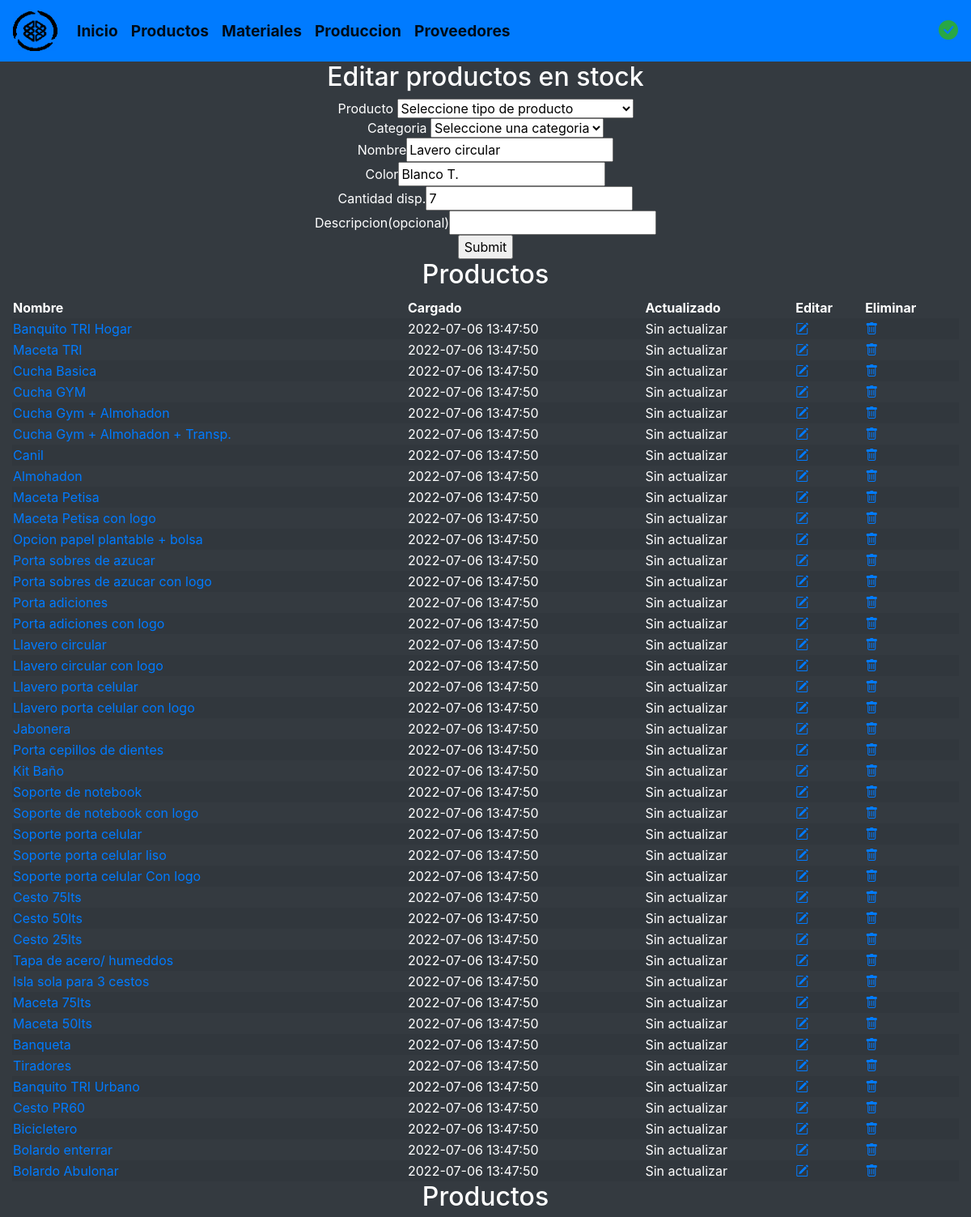
The page /verproducto.php?idstock=3 (upper part) on the database its author committed.
### tables this page shows
create table productosalmacen(
	id_stock int unsigned auto_increment primary key,
	id_producto int unsigned,
	id_categoria int unsigned,
	nombre varchar(150) not null,
	color varchar(90) not null,
	stock_disponible int(4) not null,
	descripcion varchar(320),
	creada_el TIMESTAMP DEFAULT CURRENT_TIMESTAMP,
  	actualizada_el TIMESTAMP DEFAULT CURRENT_TIMESTAMP,
  	foreign key (id_categoria) references categoria(id_categoria),
  	foreign key (id_producto) references productos(id_producto)
);

create table productos(
	id_producto int unsigned auto_increment primary key,
	id_tipo_procesado int unsigned,
	id_categoria int unsigned,
	nomproducto varchar(150) not null,
	creada_el TIMESTAMP DEFAULT CURRENT_TIMESTAMP,
  	actualizada_el TIMESTAMP DEFAULT CURRENT_TIMESTAMP,
	foreign key (id_tipo_procesado) references produccion(id_tipo_procesado),
	foreign key (id_categoria) references categoria(id_categoria)
);

### verproducto.php (the view, shortened to what this page needs)
<!DOCTYPE html>
<html lang="es">
	<?php include "modulos/head.php" ?>
	<body class="bg-dark text-white">
		<?php include "modulos/navheader.php" ?>
			<article class="col">
				<center>
					<?php
						if($_GET) {
					    $id=$_GET['idstock'];
					    $sql_unico='SELECT * FROM productosalmacen WHERE id_stock=?';
					    $gsent_unico = $cnn->prepare($sql_unico);
					    $gsent_unico->execute(array($id));
					    $resultado_unico = $gsent_unico->fetch();
						}
					?>
					<?php if ($_GET): ?>
					<h2>Editar productos en stock</h2>
					<form method="GET" action="editarproducto.php">
						<fieldset>
							Producto
							<select name="a" value="<?php echo $resultado_unico['id_producto']; ?>">
								<option selected hidden disabled> Seleccione tipo de producto</option>
								<?php
									$sql_leer='SELECT * FROM productos';
									$gsent = $cnn->prepare($sql_leer);
									$gsent->execute();
									$resultados = $gsent->fetchAll();
								?>
							</select>
						</fieldset>
						<fieldset>
							Categoria
							<select name="b" value="<?php echo $resultado_unico['id_categoria']; ?>">
								<option selected hidden value="<?php echo $resultado_unico['id_categoria']; ?>" > Seleccione una categoria</option>
							</select>
						</fieldset>
						<fieldset>
							Nombre<input type="text" name="name" value="<?php echo $resultado_unico['nombre']?>">
						</fieldset>
						<fieldset>
							Color<input type="text" name="color" value="<?php echo $resultado_unico['color']?>">
						</fieldset>
						<fieldset>
							Cantidad disp.<input type="number" name="stock" value="<?php echo $resultado_unico['stock_disponible']?>">
						</fieldset>
						<fieldset>
							Descripcion(opcional)<input type="text" name="descripcion" value="<?php echo $resultado_unico['descripcion']?>">
						</fieldset>
						<fieldset>
							<input type="submit">
						</fieldset>
					</form>
					<?php endif; ?>
				</center>
				<center><h2>Productos</h2></center>
				<table class="col table-striped">
					<thead>
						<tr>
							<th>Nombre</th>
							<th>Cargado</th>
							<th>Actualizado</th>
							<th>Editar</th>
							<th>Eliminar</th>
						</tr>
					</thead>
					<tbody>
						<?php
							include "db/conexion.php";
							$leer_sql='SELECT * FROM productos';
							$gsent = $cnn->prepare($leer_sql);
							$gsent->execute();
							$resultadotes = $gsent->fetchAll();
						    foreach ($resultadotes as $datote):
						?>
						<tr>
							<td><a href="verprecioproducto.php?id=<?php echo $datote['id_producto']; ?>"><?php echo $datote['nomproducto']; ?></a></td>
						    <td><?php echo $datote['creada_el']; ?></td>
						    <td>
						    	<?php
						    		if($datote['creada_el']==$datote['actualizada_el'])
						    			{echo 'Sin actualizar';}
						    		else
						    			{echo $datote['actualizada_el'];}
						    	?>
						    </td>
							<td><a href="verproducto.php?idproducto=<?php echo $datote['id_producto']; ?>"><i class="bi bi-pencil-square"></i></a></td>
						    <td><a href="eliminarproducto.php?id=<?php echo $datote['id_producto']; ?>" onclick="return confirmar()"><i class="bi bi-trash"></i></a></td>
						</tr>
						<?php endforeach; ?>
					</tbody>
				</table>
			</article>
			<article class="col">
				<center>
					<h2>Productos</h2>
				</center>
			</article>
		</main>
	</body>
</html>

### rows shown on the page
productosalmacen: b "Seleccione una categoria", name "Lavero circular", color "Blanco T.", stock "7"
productos: nomproducto "Banquito TRI Hogar", creada_el "2022-07-06 13:47:50", shows "Sin actualizar"
productos: nomproducto "Maceta TRI", creada_el "2022-07-06 13:47:50", shows "Sin actualizar"
productos: nomproducto "Cucha Basica", creada_el "2022-07-06 13:47:50", shows "Sin actualizar"
productos: nomproducto "Cucha GYM", creada_el "2022-07-06 13:47:50", shows "Sin actualizar"
productos: nomproducto "Cucha Gym + Almohadon", creada_el "2022-07-06 13:47:50", shows "Sin actualizar"
productos: nomproducto "Cucha Gym + Almohadon + Transp.", creada_el "2022-07-06 13:47:50", shows "Sin actualizar"
productos: nomproducto "Canil", creada_el "2022-07-06 13:47:50", shows "Sin actualizar"
productos: nomproducto "Almohadon", creada_el "2022-07-06 13:47:50", shows "Sin actualizar"
productos: nomproducto "Maceta Petisa", creada_el "2022-07-06 13:47:50", shows "Sin actualizar"
productos: nomproducto "Maceta Petisa con logo", creada_el "2022-07-06 13:47:50", shows "Sin actualizar"
productos: nomproducto "Opcion papel plantable + bolsa", creada_el "2022-07-06 13:47:50", shows "Sin actualizar"
productos: nomproducto "Porta sobres de azucar", creada_el "2022-07-06 13:47:50", shows "Sin actualizar"
productos: nomproducto "Porta sobres de azucar con logo", creada_el "2022-07-06 13:47:50", shows "Sin actualizar"
productos: nomproducto "Porta adiciones", creada_el "2022-07-06 13:47:50", shows "Sin actualizar"
productos: nomproducto "Porta adiciones con logo", creada_el "2022-07-06 13:47:50", shows "Sin actualizar"
productos: nomproducto "Llavero circular", creada_el "2022-07-06 13:47:50", shows "Sin actualizar"
productos: nomproducto "Llavero circular con logo", creada_el "2022-07-06 13:47:50", shows "Sin actualizar"
productos: nomproducto "Llavero porta celular", creada_el "2022-07-06 13:47:50", shows "Sin actualizar"
productos: nomproducto "Llavero porta celular con logo", creada_el "2022-07-06 13:47:50", shows "Sin actualizar"
productos: nomproducto "Jabonera", creada_el "2022-07-06 13:47:50", shows "Sin actualizar"
productos: nomproducto "Porta cepillos de dientes", creada_el "2022-07-06 13:47:50", shows "Sin actualizar"
productos: nomproducto "Kit Baño", creada_el "2022-07-06 13:47:50", shows "Sin actualizar"
productos: nomproducto "Soporte de notebook", creada_el "2022-07-06 13:47:50", shows "Sin actualizar"
productos: nomproducto "Soporte de notebook con logo", creada_el "2022-07-06 13:47:50", shows "Sin actualizar"
productos: nomproducto "Soporte porta celular", creada_el "2022-07-06 13:47:50", shows "Sin actualizar"
productos: nomproducto "Soporte porta celular liso", creada_el "2022-07-06 13:47:50", shows "Sin actualizar"
productos: nomproducto "Soporte porta celular Con logo", creada_el "2022-07-06 13:47:50", shows "Sin actualizar"
productos: nomproducto "Cesto 75lts", creada_el "2022-07-06 13:47:50", shows "Sin actualizar"
productos: nomproducto "Cesto 50lts", creada_el "2022-07-06 13:47:50", shows "Sin actualizar"
productos: nomproducto "Cesto 25lts", creada_el "2022-07-06 13:47:50", shows "Sin actualizar"
productos: nomproducto "Tapa de acero/ humeddos", creada_el "2022-07-06 13:47:50", shows "Sin actualizar"
productos: nomproducto "Isla sola para 3 cestos", creada_el "2022-07-06 13:47:50", shows "Sin actualizar"
productos: nomproducto "Maceta 75lts", creada_el "2022-07-06 13:47:50", shows "Sin actualizar"
productos: nomproducto "Maceta 50lts", creada_el "2022-07-06 13:47:50", shows "Sin actualizar"
productos: nomproducto "Banqueta", creada_el "2022-07-06 13:47:50", shows "Sin actualizar"
productos: nomproducto "Tiradores", creada_el "2022-07-06 13:47:50", shows "Sin actualizar"
productos: nomproducto "Banquito TRI Urbano", creada_el "2022-07-06 13:47:50", shows "Sin actualizar"
productos: nomproducto "Cesto PR60", creada_el "2022-07-06 13:47:50", shows "Sin actualizar"
productos: nomproducto "Bicicletero", creada_el "2022-07-06 13:47:50", shows "Sin actualizar"
productos: nomproducto "Bolardo enterrar", creada_el "2022-07-06 13:47:50", shows "Sin actualizar"
productos: nomproducto "Bolardo Abulonar", creada_el "2022-07-06 13:47:50", shows "Sin actualizar"
